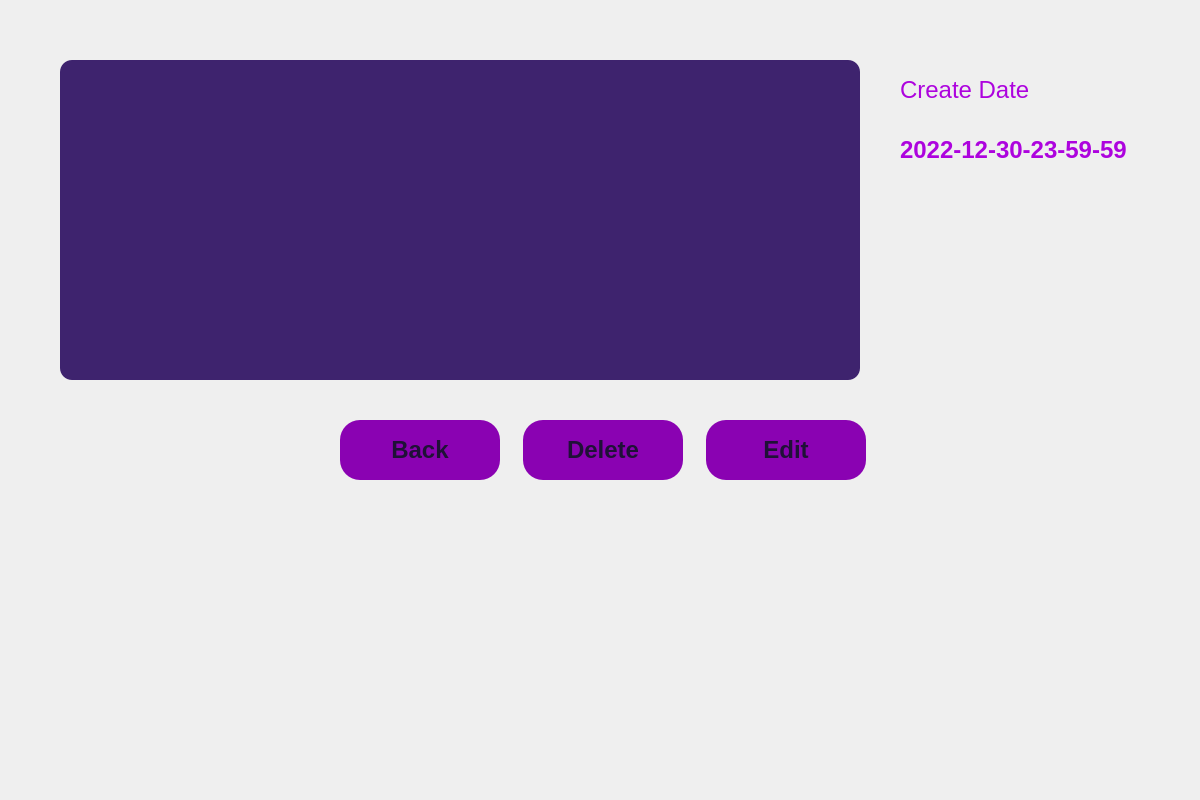
<?xml version="1.0" encoding="UTF-8"?>
<ui version="4.0">
 <class>show_post</class>
 <widget class="QWidget" name="show_post">
  <property name="geometry">
   <rect>
    <x>0</x>
    <y>0</y>
    <width>1200</width>
    <height>800</height>
   </rect>
  </property>
  <property name="minimumSize">
   <size>
    <width>1200</width>
    <height>800</height>
   </size>
  </property>
  <property name="maximumSize">
   <size>
    <width>16777215</width>
    <height>16777215</height>
   </size>
  </property>
  <property name="windowTitle">
   <string>Post</string>
  </property>
  <property name="styleSheet">
   <string notr="true">show_post
{
	background-color:#0a0612;
}
QPushButton
{
	background-color:#8a02b2;
	color:#1f1137;
	border-radius:20px;
}
QPushButton:hover
{
	background-color:#341d5c;
	color: #ffffff;
}
QLabel
{
	color:#ad03de;
}
QLineEdit
{
	background-color:#673ab7;
	color:#ffffff;
	border-radius:16px;
}
QLineEdit:hover
{
	background-color:#5d34a5;
}
QPlainTextEdit
{
	color:#ffffff;
	background-color:#3e236e;
	border-radius:12px;
}</string>
  </property>
  <widget class="QWidget" name="horizontalLayoutWidget">
   <property name="geometry">
    <rect>
     <x>323</x>
     <y>410</y>
     <width>561</width>
     <height>80</height>
    </rect>
   </property>
   <layout class="QHBoxLayout" name="horizontalLayout">
    <item>
     <widget class="QPushButton" name="btn_back">
      <property name="minimumSize">
       <size>
        <width>160</width>
        <height>60</height>
       </size>
      </property>
      <property name="maximumSize">
       <size>
        <width>160</width>
        <height>60</height>
       </size>
      </property>
      <property name="font">
       <font>
        <pointsize>18</pointsize>
        <weight>75</weight>
        <bold>true</bold>
       </font>
      </property>
      <property name="text">
       <string>Back</string>
      </property>
     </widget>
    </item>
    <item>
     <widget class="QPushButton" name="btn_delete">
      <property name="minimumSize">
       <size>
        <width>160</width>
        <height>60</height>
       </size>
      </property>
      <property name="maximumSize">
       <size>
        <width>160</width>
        <height>60</height>
       </size>
      </property>
      <property name="font">
       <font>
        <pointsize>18</pointsize>
        <weight>75</weight>
        <bold>true</bold>
       </font>
      </property>
      <property name="text">
       <string>Delete</string>
      </property>
     </widget>
    </item>
    <item>
     <widget class="QPushButton" name="btn_edit">
      <property name="minimumSize">
       <size>
        <width>160</width>
        <height>60</height>
       </size>
      </property>
      <property name="maximumSize">
       <size>
        <width>160</width>
        <height>60</height>
       </size>
      </property>
      <property name="font">
       <font>
        <pointsize>18</pointsize>
        <weight>75</weight>
        <bold>true</bold>
       </font>
      </property>
      <property name="text">
       <string>Edit</string>
      </property>
     </widget>
    </item>
   </layout>
  </widget>
  <widget class="QPlainTextEdit" name="pte_showpost">
   <property name="geometry">
    <rect>
     <x>60</x>
     <y>60</y>
     <width>800</width>
     <height>320</height>
    </rect>
   </property>
   <property name="minimumSize">
    <size>
     <width>800</width>
     <height>320</height>
    </size>
   </property>
   <property name="maximumSize">
    <size>
     <width>800</width>
     <height>320</height>
    </size>
   </property>
   <property name="font">
    <font>
     <pointsize>18</pointsize>
    </font>
   </property>
   <property name="readOnly">
    <bool>true</bool>
   </property>
  </widget>
  <widget class="QLabel" name="label_date">
   <property name="geometry">
    <rect>
     <x>900</x>
     <y>120</y>
     <width>240</width>
     <height>60</height>
    </rect>
   </property>
   <property name="minimumSize">
    <size>
     <width>240</width>
     <height>60</height>
    </size>
   </property>
   <property name="maximumSize">
    <size>
     <width>240</width>
     <height>60</height>
    </size>
   </property>
   <property name="font">
    <font>
     <pointsize>18</pointsize>
     <weight>75</weight>
     <bold>true</bold>
    </font>
   </property>
   <property name="text">
    <string>2022-12-30-23-59-59</string>
   </property>
  </widget>
  <widget class="QLabel" name="label">
   <property name="geometry">
    <rect>
     <x>900</x>
     <y>60</y>
     <width>240</width>
     <height>60</height>
    </rect>
   </property>
   <property name="minimumSize">
    <size>
     <width>240</width>
     <height>60</height>
    </size>
   </property>
   <property name="maximumSize">
    <size>
     <width>240</width>
     <height>60</height>
    </size>
   </property>
   <property name="font">
    <font>
     <pointsize>18</pointsize>
    </font>
   </property>
   <property name="text">
    <string>Create Date</string>
   </property>
  </widget>
 </widget>
 <resources/>
 <connections/>
</ui>
